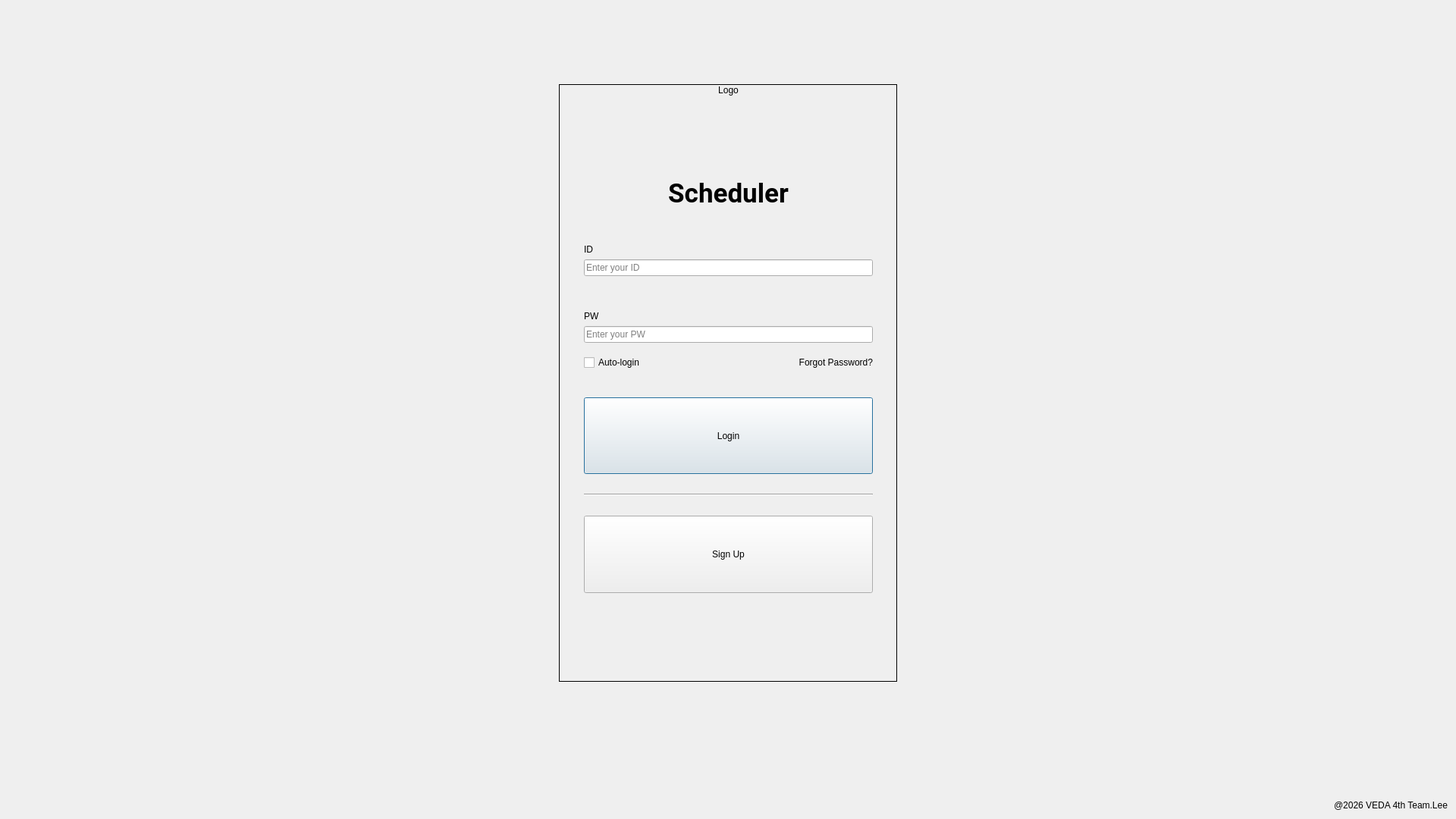
<?xml version="1.0" encoding="UTF-8"?>
<ui version="4.0">
 <class>StartWindow</class>
 <widget class="QDialog" name="StartWindow">
  <property name="geometry">
   <rect>
    <x>0</x>
    <y>0</y>
    <width>1920</width>
    <height>1080</height>
   </rect>
  </property>
  <property name="sizePolicy">
   <sizepolicy hsizetype="Fixed" vsizetype="Fixed">
    <horstretch>0</horstretch>
    <verstretch>0</verstretch>
   </sizepolicy>
  </property>
  <property name="windowTitle">
   <string>Dialog</string>
  </property>
  <layout class="QGridLayout" name="gridLayout_2">
   <item row="2" column="0">
    <layout class="QHBoxLayout" name="horizontalLayout">
     <item>
      <widget class="QLabel" name="lblBottomCredit">
       <property name="text">
        <string>@2026 VEDA 4th Team.Lee</string>
       </property>
       <property name="alignment">
        <set>Qt::AlignmentFlag::AlignRight|Qt::AlignmentFlag::AlignTrailing|Qt::AlignmentFlag::AlignVCenter</set>
       </property>
      </widget>
     </item>
    </layout>
   </item>
   <item row="1" column="0">
    <layout class="QGridLayout" name="gridLayout">
     <item row="1" column="1">
      <widget class="QStackedWidget" name="pageStack">
       <property name="autoFillBackground">
        <bool>false</bool>
       </property>
       <property name="frameShape">
        <enum>QFrame::Shape::Box</enum>
       </property>
       <property name="currentIndex">
        <number>0</number>
       </property>
       <widget class="QWidget" name="pageLogin">
        <widget class="QWidget" name="verticalLayoutWidget">
         <property name="geometry">
          <rect>
           <x>2</x>
           <y>0</y>
           <width>441</width>
           <height>771</height>
          </rect>
         </property>
         <layout class="QVBoxLayout" name="pageLoginVerticalLayout">
          <property name="sizeConstraint">
           <enum>QLayout::SizeConstraint::SetDefaultConstraint</enum>
          </property>
          <property name="leftMargin">
           <number>30</number>
          </property>
          <property name="rightMargin">
           <number>30</number>
          </property>
          <item>
           <widget class="QLabel" name="labelLoginLogo">
            <property name="sizePolicy">
             <sizepolicy hsizetype="Preferred" vsizetype="Fixed">
              <horstretch>0</horstretch>
              <verstretch>0</verstretch>
             </sizepolicy>
            </property>
            <property name="text">
             <string>Logo</string>
            </property>
            <property name="alignment">
             <set>Qt::AlignmentFlag::AlignCenter</set>
            </property>
           </widget>
          </item>
          <item>
           <spacer name="verticalSpacer_24">
            <property name="orientation">
             <enum>Qt::Orientation::Vertical</enum>
            </property>
            <property name="sizeHint" stdset="0">
             <size>
              <width>20</width>
              <height>40</height>
             </size>
            </property>
           </spacer>
          </item>
          <item>
           <widget class="QLabel" name="labelLogin">
            <property name="font">
             <font>
              <family>Roboto</family>
              <pointsize>26</pointsize>
              <bold>true</bold>
             </font>
            </property>
            <property name="text">
             <string>Scheduler</string>
            </property>
            <property name="alignment">
             <set>Qt::AlignmentFlag::AlignCenter</set>
            </property>
           </widget>
          </item>
          <item>
           <spacer name="verticalSpacer_3">
            <property name="orientation">
             <enum>Qt::Orientation::Vertical</enum>
            </property>
            <property name="sizeType">
             <enum>QSizePolicy::Policy::Fixed</enum>
            </property>
            <property name="sizeHint" stdset="0">
             <size>
              <width>20</width>
              <height>40</height>
             </size>
            </property>
           </spacer>
          </item>
          <item>
           <layout class="QVBoxLayout" name="verticalLayoutLoginfield">
            <item>
             <widget class="QLabel" name="pageLoginLabelID">
              <property name="sizePolicy">
               <sizepolicy hsizetype="Fixed" vsizetype="Preferred">
                <horstretch>0</horstretch>
                <verstretch>0</verstretch>
               </sizepolicy>
              </property>
              <property name="text">
               <string>ID</string>
              </property>
             </widget>
            </item>
            <item>
             <widget class="QtMaterialTextField" name="pageLoginEditID">
              <property name="sizePolicy">
               <sizepolicy hsizetype="Expanding" vsizetype="Expanding">
                <horstretch>0</horstretch>
                <verstretch>0</verstretch>
               </sizepolicy>
              </property>
              <property name="placeholderText">
               <string>Enter your ID</string>
              </property>
             </widget>
            </item>
            <item>
             <spacer name="verticalSpacer_4">
              <property name="orientation">
               <enum>Qt::Orientation::Vertical</enum>
              </property>
              <property name="sizeType">
               <enum>QSizePolicy::Policy::Fixed</enum>
              </property>
              <property name="sizeHint" stdset="0">
               <size>
                <width>20</width>
                <height>40</height>
               </size>
              </property>
             </spacer>
            </item>
            <item>
             <widget class="QLabel" name="pageLoginLabelPW">
              <property name="sizePolicy">
               <sizepolicy hsizetype="Fixed" vsizetype="Preferred">
                <horstretch>0</horstretch>
                <verstretch>0</verstretch>
               </sizepolicy>
              </property>
              <property name="text">
               <string>PW</string>
              </property>
             </widget>
            </item>
            <item>
             <widget class="QtMaterialTextField" name="pageLoginEditPW">
              <property name="sizePolicy">
               <sizepolicy hsizetype="Expanding" vsizetype="Expanding">
                <horstretch>0</horstretch>
                <verstretch>0</verstretch>
               </sizepolicy>
              </property>
              <property name="echoMode">
               <enum>QLineEdit::EchoMode::Password</enum>
              </property>
              <property name="placeholderText">
               <string>Enter your PW</string>
              </property>
             </widget>
            </item>
            <item>
             <spacer name="verticalSpacer_5">
              <property name="orientation">
               <enum>Qt::Orientation::Vertical</enum>
              </property>
              <property name="sizeType">
               <enum>QSizePolicy::Policy::Fixed</enum>
              </property>
              <property name="sizeHint" stdset="0">
               <size>
                <width>20</width>
                <height>10</height>
               </size>
              </property>
             </spacer>
            </item>
            <item>
             <layout class="QHBoxLayout" name="horizontalLayout_2">
              <item>
               <widget class="QCheckBox" name="pageLoginCheckBoxAutoLogin">
                <property name="text">
                 <string>Auto-login</string>
                </property>
               </widget>
              </item>
              <item>
               <widget class="QLabel" name="pageLoginLabelForgotPW">
                <property name="layoutDirection">
                 <enum>Qt::LayoutDirection::LeftToRight</enum>
                </property>
                <property name="text">
                 <string>Forgot Password?</string>
                </property>
                <property name="alignment">
                 <set>Qt::AlignmentFlag::AlignRight|Qt::AlignmentFlag::AlignTrailing|Qt::AlignmentFlag::AlignVCenter</set>
                </property>
               </widget>
              </item>
             </layout>
            </item>
           </layout>
          </item>
          <item>
           <spacer name="verticalSpacer_9">
            <property name="orientation">
             <enum>Qt::Orientation::Vertical</enum>
            </property>
            <property name="sizeType">
             <enum>QSizePolicy::Policy::Fixed</enum>
            </property>
            <property name="sizeHint" stdset="0">
             <size>
              <width>20</width>
              <height>30</height>
             </size>
            </property>
           </spacer>
          </item>
          <item>
           <widget class="QtMaterialRaisedButton" name="pageLoginBtnLogin">
            <property name="sizePolicy">
             <sizepolicy hsizetype="Minimum" vsizetype="Expanding">
              <horstretch>0</horstretch>
              <verstretch>0</verstretch>
             </sizepolicy>
            </property>
            <property name="cursor">
             <cursorShape>ArrowCursor</cursorShape>
            </property>
            <property name="mouseTracking">
             <bool>false</bool>
            </property>
            <property name="layoutDirection">
             <enum>Qt::LayoutDirection::RightToLeft</enum>
            </property>
            <property name="text">
             <string>Login</string>
            </property>
            <property name="icon">
             <iconset theme="QIcon::ThemeIcon::GoNext"/>
            </property>
           </widget>
          </item>
          <item>
           <spacer name="verticalSpacer_6">
            <property name="orientation">
             <enum>Qt::Orientation::Vertical</enum>
            </property>
            <property name="sizeType">
             <enum>QSizePolicy::Policy::Fixed</enum>
            </property>
            <property name="sizeHint" stdset="0">
             <size>
              <width>20</width>
              <height>20</height>
             </size>
            </property>
           </spacer>
          </item>
          <item>
           <widget class="Line" name="line">
            <property name="orientation">
             <enum>Qt::Orientation::Horizontal</enum>
            </property>
           </widget>
          </item>
          <item>
           <spacer name="verticalSpacer_7">
            <property name="orientation">
             <enum>Qt::Orientation::Vertical</enum>
            </property>
            <property name="sizeType">
             <enum>QSizePolicy::Policy::Fixed</enum>
            </property>
            <property name="sizeHint" stdset="0">
             <size>
              <width>20</width>
              <height>20</height>
             </size>
            </property>
           </spacer>
          </item>
          <item>
           <widget class="QtMaterialRaisedButton" name="pageLoginBtnSignUp">
            <property name="sizePolicy">
             <sizepolicy hsizetype="Minimum" vsizetype="Expanding">
              <horstretch>0</horstretch>
              <verstretch>0</verstretch>
             </sizepolicy>
            </property>
            <property name="text">
             <string>Sign Up</string>
            </property>
           </widget>
          </item>
          <item>
           <spacer name="verticalSpacer_8">
            <property name="orientation">
             <enum>Qt::Orientation::Vertical</enum>
            </property>
            <property name="sizeHint" stdset="0">
             <size>
              <width>20</width>
              <height>40</height>
             </size>
            </property>
           </spacer>
          </item>
         </layout>
        </widget>
       </widget>
       <widget class="QWidget" name="pageSignUp">
        <widget class="QWidget" name="verticalLayoutWidget_2">
         <property name="geometry">
          <rect>
           <x>2</x>
           <y>0</y>
           <width>441</width>
           <height>771</height>
          </rect>
         </property>
         <layout class="QVBoxLayout" name="pageSignUpVerticalLayout">
          <property name="sizeConstraint">
           <enum>QLayout::SizeConstraint::SetDefaultConstraint</enum>
          </property>
          <property name="leftMargin">
           <number>30</number>
          </property>
          <property name="rightMargin">
           <number>30</number>
          </property>
          <item>
           <spacer name="verticalSpacer_12">
            <property name="orientation">
             <enum>Qt::Orientation::Vertical</enum>
            </property>
            <property name="sizeHint" stdset="0">
             <size>
              <width>20</width>
              <height>40</height>
             </size>
            </property>
           </spacer>
          </item>
          <item>
           <widget class="QLabel" name="label_4">
            <property name="font">
             <font>
              <family>Roboto</family>
              <pointsize>26</pointsize>
              <bold>true</bold>
             </font>
            </property>
            <property name="text">
             <string>Create Account</string>
            </property>
           </widget>
          </item>
          <item>
           <spacer name="verticalSpacer_11">
            <property name="orientation">
             <enum>Qt::Orientation::Vertical</enum>
            </property>
            <property name="sizeType">
             <enum>QSizePolicy::Policy::Fixed</enum>
            </property>
            <property name="sizeHint" stdset="0">
             <size>
              <width>20</width>
              <height>40</height>
             </size>
            </property>
           </spacer>
          </item>
          <item>
           <widget class="QLabel" name="pageSignUpTooltip">
            <property name="text">
             <string>Create your new Account !</string>
            </property>
           </widget>
          </item>
          <item>
           <spacer name="verticalSpacer_10">
            <property name="orientation">
             <enum>Qt::Orientation::Vertical</enum>
            </property>
            <property name="sizeType">
             <enum>QSizePolicy::Policy::Fixed</enum>
            </property>
            <property name="sizeHint" stdset="0">
             <size>
              <width>20</width>
              <height>40</height>
             </size>
            </property>
           </spacer>
          </item>
          <item>
           <widget class="QLabel" name="label_6">
            <property name="sizePolicy">
             <sizepolicy hsizetype="Preferred" vsizetype="Preferred">
              <horstretch>0</horstretch>
              <verstretch>0</verstretch>
             </sizepolicy>
            </property>
            <property name="text">
             <string>Enter your ID</string>
            </property>
           </widget>
          </item>
          <item>
           <widget class="QtMaterialTextField" name="pageSignUpEditID">
            <property name="sizePolicy">
             <sizepolicy hsizetype="Expanding" vsizetype="Expanding">
              <horstretch>0</horstretch>
              <verstretch>0</verstretch>
             </sizepolicy>
            </property>
           </widget>
          </item>
          <item>
           <spacer name="verticalSpacer_13">
            <property name="orientation">
             <enum>Qt::Orientation::Vertical</enum>
            </property>
            <property name="sizeType">
             <enum>QSizePolicy::Policy::Fixed</enum>
            </property>
            <property name="sizeHint" stdset="0">
             <size>
              <width>20</width>
              <height>40</height>
             </size>
            </property>
           </spacer>
          </item>
          <item>
           <widget class="QLabel" name="label_7">
            <property name="text">
             <string>password</string>
            </property>
           </widget>
          </item>
          <item>
           <widget class="QtMaterialTextField" name="pageSignUpEditPW">
            <property name="sizePolicy">
             <sizepolicy hsizetype="Expanding" vsizetype="Expanding">
              <horstretch>0</horstretch>
              <verstretch>0</verstretch>
             </sizepolicy>
            </property>
            <property name="echoMode">
             <enum>QLineEdit::EchoMode::Password</enum>
            </property>
           </widget>
          </item>
          <item>
           <widget class="QCheckBox" name="pageSignUpCheckBoxPW">
            <property name="layoutDirection">
             <enum>Qt::LayoutDirection::RightToLeft</enum>
            </property>
            <property name="text">
             <string>Show</string>
            </property>
           </widget>
          </item>
          <item>
           <spacer name="verticalSpacer_14">
            <property name="orientation">
             <enum>Qt::Orientation::Vertical</enum>
            </property>
            <property name="sizeType">
             <enum>QSizePolicy::Policy::Fixed</enum>
            </property>
            <property name="sizeHint" stdset="0">
             <size>
              <width>20</width>
              <height>40</height>
             </size>
            </property>
           </spacer>
          </item>
          <item>
           <widget class="QLabel" name="label_8">
            <property name="text">
             <string>confirm password</string>
            </property>
           </widget>
          </item>
          <item>
           <widget class="QtMaterialTextField" name="pageSignUpEditPWC">
            <property name="sizePolicy">
             <sizepolicy hsizetype="Expanding" vsizetype="Expanding">
              <horstretch>0</horstretch>
              <verstretch>0</verstretch>
             </sizepolicy>
            </property>
            <property name="echoMode">
             <enum>QLineEdit::EchoMode::Password</enum>
            </property>
            <property name="cursorMoveStyle">
             <enum>Qt::CursorMoveStyle::LogicalMoveStyle</enum>
            </property>
           </widget>
          </item>
          <item>
           <widget class="QCheckBox" name="pageSignUpCheckBoxPWC">
            <property name="layoutDirection">
             <enum>Qt::LayoutDirection::RightToLeft</enum>
            </property>
            <property name="text">
             <string>Show</string>
            </property>
           </widget>
          </item>
          <item>
           <spacer name="verticalSpacer_15">
            <property name="orientation">
             <enum>Qt::Orientation::Vertical</enum>
            </property>
            <property name="sizeType">
             <enum>QSizePolicy::Policy::Fixed</enum>
            </property>
            <property name="sizeHint" stdset="0">
             <size>
              <width>20</width>
              <height>40</height>
             </size>
            </property>
           </spacer>
          </item>
          <item>
           <widget class="QtMaterialRaisedButton" name="pageSignUpBtnNext">
            <property name="sizePolicy">
             <sizepolicy hsizetype="Minimum" vsizetype="Expanding">
              <horstretch>0</horstretch>
              <verstretch>0</verstretch>
             </sizepolicy>
            </property>
            <property name="text">
             <string>Go to Next</string>
            </property>
           </widget>
          </item>
          <item>
           <spacer name="verticalSpacer_16">
            <property name="orientation">
             <enum>Qt::Orientation::Vertical</enum>
            </property>
            <property name="sizeType">
             <enum>QSizePolicy::Policy::Fixed</enum>
            </property>
            <property name="sizeHint" stdset="0">
             <size>
              <width>20</width>
              <height>50</height>
             </size>
            </property>
           </spacer>
          </item>
          <item>
           <widget class="QtMaterialRaisedButton" name="pageSignUpBtnPrev">
            <property name="sizePolicy">
             <sizepolicy hsizetype="Minimum" vsizetype="Expanding">
              <horstretch>0</horstretch>
              <verstretch>0</verstretch>
             </sizepolicy>
            </property>
            <property name="text">
             <string>Back to Previous</string>
            </property>
           </widget>
          </item>
          <item>
           <spacer name="verticalSpacer_17">
            <property name="orientation">
             <enum>Qt::Orientation::Vertical</enum>
            </property>
            <property name="sizeHint" stdset="0">
             <size>
              <width>20</width>
              <height>40</height>
             </size>
            </property>
           </spacer>
          </item>
         </layout>
        </widget>
       </widget>
       <widget class="QWidget" name="pageProfile">
        <widget class="QWidget" name="verticalLayoutWidget_3">
         <property name="geometry">
          <rect>
           <x>2</x>
           <y>0</y>
           <width>441</width>
           <height>771</height>
          </rect>
         </property>
         <layout class="QVBoxLayout" name="pageProfileVerticalLayout">
          <property name="sizeConstraint">
           <enum>QLayout::SizeConstraint::SetDefaultConstraint</enum>
          </property>
          <property name="leftMargin">
           <number>30</number>
          </property>
          <property name="rightMargin">
           <number>30</number>
          </property>
          <item>
           <spacer name="verticalSpacer_20">
            <property name="orientation">
             <enum>Qt::Orientation::Vertical</enum>
            </property>
            <property name="sizeType">
             <enum>QSizePolicy::Policy::Fixed</enum>
            </property>
            <property name="sizeHint" stdset="0">
             <size>
              <width>20</width>
              <height>40</height>
             </size>
            </property>
           </spacer>
          </item>
          <item>
           <widget class="QLabel" name="label_9">
            <property name="font">
             <font>
              <family>Roboto</family>
              <pointsize>26</pointsize>
              <bold>true</bold>
             </font>
            </property>
            <property name="text">
             <string>Create Account</string>
            </property>
           </widget>
          </item>
          <item>
           <spacer name="verticalSpacer_21">
            <property name="orientation">
             <enum>Qt::Orientation::Vertical</enum>
            </property>
            <property name="sizeType">
             <enum>QSizePolicy::Policy::Fixed</enum>
            </property>
            <property name="sizeHint" stdset="0">
             <size>
              <width>20</width>
              <height>40</height>
             </size>
            </property>
           </spacer>
          </item>
          <item>
           <widget class="QLabel" name="pageProfileTooltip">
            <property name="sizePolicy">
             <sizepolicy hsizetype="Preferred" vsizetype="Preferred">
              <horstretch>0</horstretch>
              <verstretch>0</verstretch>
             </sizepolicy>
            </property>
            <property name="text">
             <string>Set your Profile</string>
            </property>
           </widget>
          </item>
          <item>
           <spacer name="verticalSpacer_22">
            <property name="orientation">
             <enum>Qt::Orientation::Vertical</enum>
            </property>
            <property name="sizeType">
             <enum>QSizePolicy::Policy::Fixed</enum>
            </property>
            <property name="sizeHint" stdset="0">
             <size>
              <width>20</width>
              <height>40</height>
             </size>
            </property>
           </spacer>
          </item>
          <item>
           <widget class="QLabel" name="label_11">
            <property name="sizePolicy">
             <sizepolicy hsizetype="Preferred" vsizetype="Fixed">
              <horstretch>0</horstretch>
              <verstretch>0</verstretch>
             </sizepolicy>
            </property>
            <property name="text">
             <string>Enter your Nickname</string>
            </property>
           </widget>
          </item>
          <item>
           <widget class="QtMaterialTextField" name="pageProfileEditNickname"/>
          </item>
          <item>
           <widget class="QLabel" name="pageProfileLabelEdit1">
            <property name="text">
             <string>edit1</string>
            </property>
           </widget>
          </item>
          <item>
           <widget class="QtMaterialTextField" name="pageProfileEdit_2"/>
          </item>
          <item>
           <widget class="QLabel" name="pageProfileLabelEdit2">
            <property name="text">
             <string>edit2</string>
            </property>
           </widget>
          </item>
          <item>
           <widget class="QLineEdit" name="pageProfileEdit_1"/>
          </item>
          <item>
           <spacer name="verticalSpacer_18">
            <property name="orientation">
             <enum>Qt::Orientation::Vertical</enum>
            </property>
            <property name="sizeHint" stdset="0">
             <size>
              <width>20</width>
              <height>40</height>
             </size>
            </property>
           </spacer>
          </item>
          <item>
           <widget class="QtMaterialRaisedButton" name="pageProfileBtnCreate">
            <property name="text">
             <string>Create Account</string>
            </property>
           </widget>
          </item>
          <item>
           <spacer name="verticalSpacer_23">
            <property name="orientation">
             <enum>Qt::Orientation::Vertical</enum>
            </property>
            <property name="sizeType">
             <enum>QSizePolicy::Policy::Fixed</enum>
            </property>
            <property name="sizeHint" stdset="0">
             <size>
              <width>20</width>
              <height>40</height>
             </size>
            </property>
           </spacer>
          </item>
          <item>
           <widget class="QtMaterialRaisedButton" name="pageProfileBtnPrev">
            <property name="text">
             <string>Back to Previous</string>
            </property>
           </widget>
          </item>
          <item>
           <spacer name="verticalSpacer_19">
            <property name="orientation">
             <enum>Qt::Orientation::Vertical</enum>
            </property>
            <property name="sizeType">
             <enum>QSizePolicy::Policy::Fixed</enum>
            </property>
            <property name="sizeHint" stdset="0">
             <size>
              <width>20</width>
              <height>40</height>
             </size>
            </property>
           </spacer>
          </item>
         </layout>
        </widget>
       </widget>
      </widget>
     </item>
     <item row="2" column="0" colspan="3">
      <spacer name="verticalSpacer_2">
       <property name="orientation">
        <enum>Qt::Orientation::Vertical</enum>
       </property>
       <property name="sizeType">
        <enum>QSizePolicy::Policy::Fixed</enum>
       </property>
       <property name="sizeHint" stdset="0">
        <size>
         <width>20</width>
         <height>150</height>
        </size>
       </property>
      </spacer>
     </item>
     <item row="1" column="0">
      <spacer name="horizontalSpacer">
       <property name="orientation">
        <enum>Qt::Orientation::Horizontal</enum>
       </property>
       <property name="sizeType">
        <enum>QSizePolicy::Policy::Fixed</enum>
       </property>
       <property name="sizeHint" stdset="0">
        <size>
         <width>720</width>
         <height>20</height>
        </size>
       </property>
      </spacer>
     </item>
     <item row="0" column="0" colspan="3">
      <spacer name="verticalSpacer">
       <property name="orientation">
        <enum>Qt::Orientation::Vertical</enum>
       </property>
       <property name="sizeType">
        <enum>QSizePolicy::Policy::Fixed</enum>
       </property>
       <property name="sizeHint" stdset="0">
        <size>
         <width>20</width>
         <height>100</height>
        </size>
       </property>
      </spacer>
     </item>
     <item row="1" column="2">
      <spacer name="horizontalSpacer_2">
       <property name="orientation">
        <enum>Qt::Orientation::Horizontal</enum>
       </property>
       <property name="sizeType">
        <enum>QSizePolicy::Policy::Fixed</enum>
       </property>
       <property name="sizeHint" stdset="0">
        <size>
         <width>720</width>
         <height>20</height>
        </size>
       </property>
      </spacer>
     </item>
    </layout>
   </item>
  </layout>
 </widget>
 <customwidgets>
  <customwidget>
   <class>QtMaterialRaisedButton</class>
   <extends>QPushButton</extends>
   <header>qtmaterialraisedbutton.h</header>
  </customwidget>
  <customwidget>
   <class>QtMaterialTextField</class>
   <extends>QLineEdit</extends>
   <header>qtmaterialtextfield.h</header>
  </customwidget>
 </customwidgets>
 <resources/>
 <connections/>
</ui>
